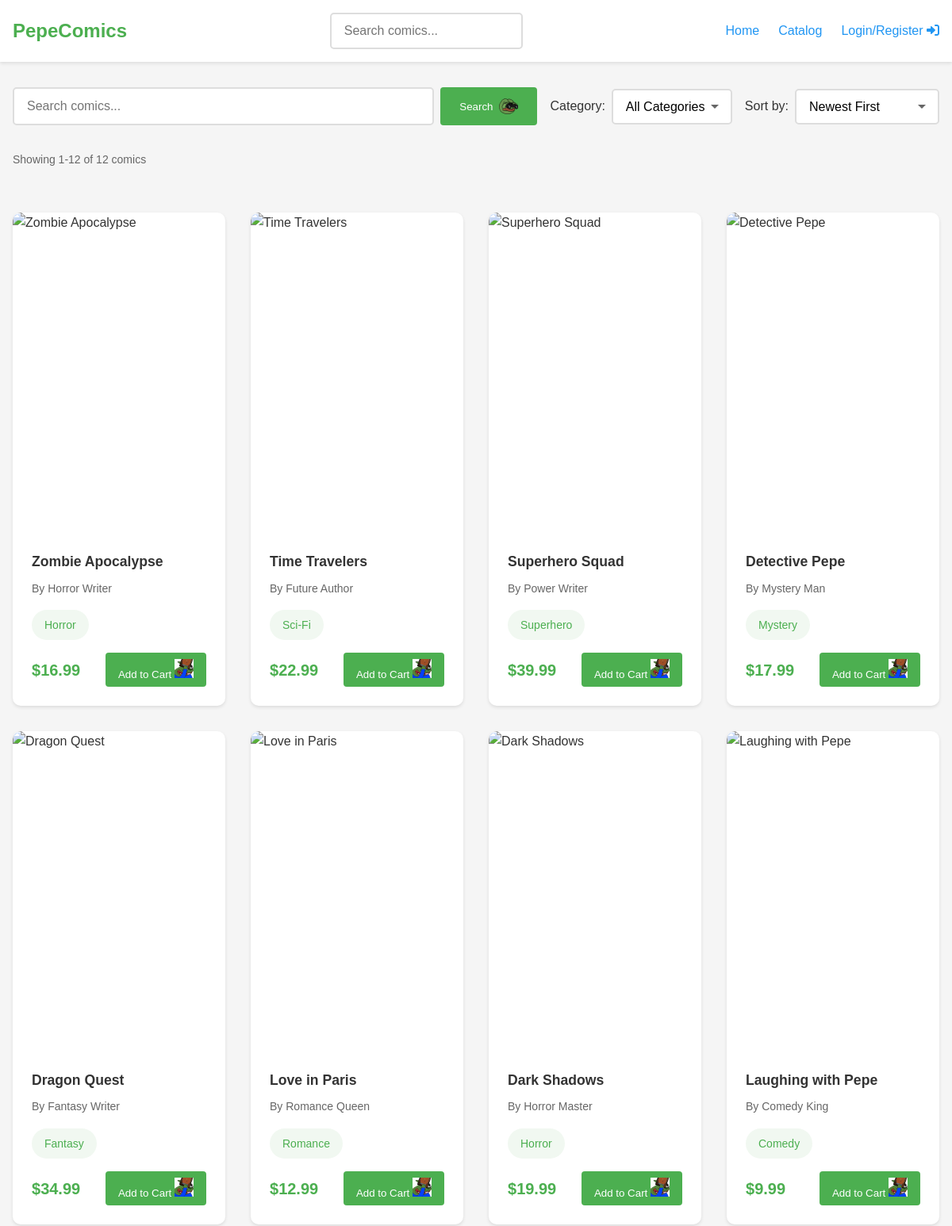
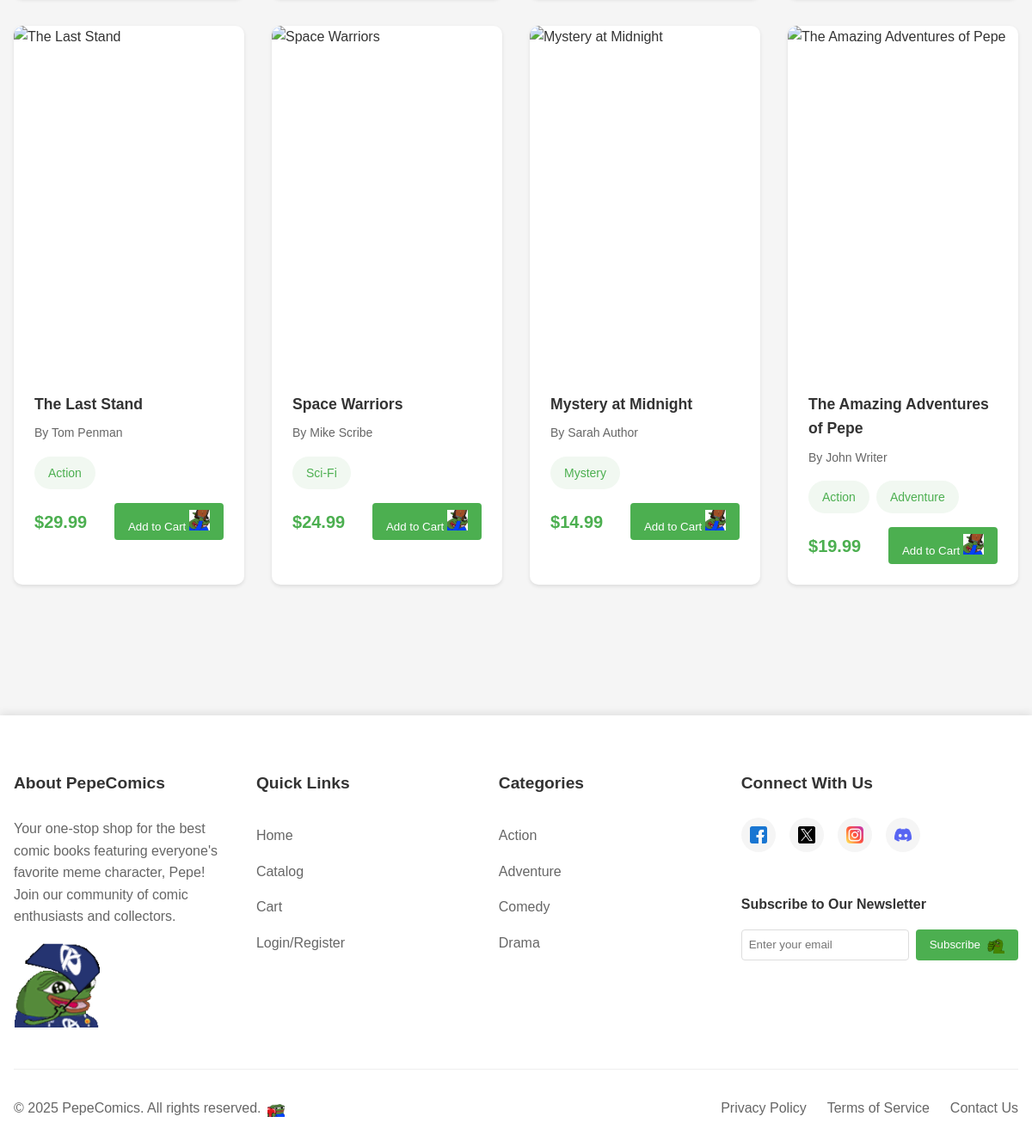
Page /php/views/catalog.php on the committed database (2 pictures, top to bottom).
### tables this page shows
CREATE TABLE comics (
    comic_id INT AUTO_INCREMENT PRIMARY KEY,
    title VARCHAR(150) NOT NULL,
    author VARCHAR(100),
    publisher VARCHAR(100),
    price DECIMAL(10,2) NOT NULL,
    stock INT DEFAULT 0 NOT NULL,
    description TEXT,
    image_data MEDIUMBLOB,
    image_type VARCHAR(50),
    image_name VARCHAR(255)
);

### php/helpers.php (called while the page is built, shortened)
<?php
function sanitizeInput($data) {
    return htmlspecialchars(stripslashes(trim($data)));
}

### php/models/Comic.php (called while the page is built, shortened)
<?php
class Comic {
    private $pdo;
    public function __construct($pdo) {
        $this->pdo = $pdo;
    }
    public function getComicsCount($filters = []) {
        $sql = 'SELECT COUNT(DISTINCT c.comic_id) as count
                FROM comics c
                LEFT JOIN comic_categories cc ON c.comic_id = cc.comic_id
                LEFT JOIN categories cat ON cc.category_id = cat.category_id';
        $params = [];
        try {
            $stmt = $this->pdo->prepare($sql);
            $stmt->execute($params);
            $result = $stmt->fetch(PDO::FETCH_ASSOC);
            return $result ? (int)$result['count'] : 0;
        } catch (PDOException $e) {
            error_log('Error in getComicsCount: ' . $e->getMessage());
            return 0;
        }
    }
    public function getFilteredComics($filters = [], $sort = 'newest', $limit = null, $offset = 0) {
        $sql = 'SELECT DISTINCT c.*, GROUP_CONCAT(DISTINCT cat.name) as categories,
                       COALESCE(c.image_name, "default-comic.jpg") as image
                FROM comics c
                LEFT JOIN comic_categories cc ON c.comic_id = cc.comic_id
                LEFT JOIN categories cat ON cc.category_id = cat.category_id';
        $params = [];
        $sql .= ' GROUP BY c.comic_id, c.title, c.author, c.publisher, c.price, c.stock, c.image_name';
        switch ($sort) {
            case 'newest':
            default:
                $sql .= ' ORDER BY c.comic_id DESC';
                break;
        }
        if ($limit !== null) {
            $sql .= ' LIMIT ? OFFSET ?';
            $params[] = (int)$limit;
            $params[] = (int)$offset;
        }
        try {
            $stmt = $this->pdo->prepare($sql);
            $stmt->execute($params);
            $results = $stmt->fetchAll(PDO::FETCH_ASSOC);
            return $results;
        } catch (PDOException $e) {
            error_log('Error in getFilteredComics: ' . $e->getMessage());
            return [];
        }
    }
}

### php/views/catalog.php (the view, shortened to what this page needs)
<?php
require_once '../db.php';
require_once '../helpers.php';
require_once '../models/Comic.php';
$comicModel = new Comic($pdo);
$search = sanitizeInput($_GET['search'] ?? '');
$sort = sanitizeInput($_GET['sort'] ?? 'newest');
$page = max(1, intval($_GET['page'] ?? 1));
$perPage = 12;
$filters = [];
$totalComics = $comicModel->getComicsCount($filters);
$offset = ($page - 1) * $perPage;
$comics = $comicModel->getFilteredComics($filters, $sort, $perPage, $offset);
require_once 'header.php';
?>
<main class="catalog">
    <section class="catalog-filters">
        <form id="filter-form" class="filters-form" method="GET">
            <div class="search-group">
                <input type="text" name="search" value="<?= htmlspecialchars($search) ?>"
                       placeholder="Search comics..." class="search-input">
                <button type="submit" class="btn btn--primary search-btn">
                    Search
                    <img src="/pepecomics/images/animations/pepe-search.gif" alt="Search" class="btn__icon">
                </button>
            </div>
            <div class="filter-group">
                <label for="category" class="filter-label">Category:</label>
                <select name="category" id="category" class="filter-select">
                    <option value="">All Categories</option>
                </select>
            </div>
            <div class="filter-group">
                <label for="sort" class="filter-label">Sort by:</label>
                <select name="sort" id="sort" class="filter-select">
                    <option value="newest" <?= $sort === 'newest' ? 'selected' : '' ?>>
                        Newest First
                    </option>
                </select>
            </div>
        </form>
    </section>
    <section class="catalog-results">
        <?php if (empty($comics)): ?>
            <div class="no-results">
                <img src="/pepecomics/images/animations/pepe-sad.gif" alt="No Results" class="no-results__image">
                <h2>No Comics Found</h2>
                <p>Try adjusting your filters or search terms.</p>
            </div>
        <?php else: ?>
            <div class="results-header">
                <p class="results-count">
                    Showing <?= ($offset + 1) ?>-<?= min($offset + $perPage, $totalComics) ?>
                    of <?= $totalComics ?> comics
                </p>
            </div>
            <div class="comics-grid">
                <?php foreach ($comics as $comic): ?>
                    <div class="comic-card" data-category="<?= htmlspecialchars($comic['categories'] ?? '') ?>">
                        <div class="comic-card__image">
                        </div>
                        <div class="comic-card__content">
                            <h3 class="comic-card__title">
                                <?= htmlspecialchars($comic['title']) ?>
                            </h3>
                            <p class="comic-card__author">
                                By <?= htmlspecialchars($comic['author']) ?>
                            </p>
                            <?php if (!empty($comic['categories'])): ?>
                                <div class="comic-card__categories">
                                    <?php foreach (explode(',', $comic['categories']) as $cat): ?>
                                        <span class="category-tag">
                                            <?= htmlspecialchars(trim($cat)) ?>
                                        </span>
                                    <?php endforeach; ?>
                                </div>
                            <?php endif; ?>
                            <div class="comic-card__footer">
                                <span class="comic-card__price">
                                    $<?= number_format($comic['price'], 2) ?>
                                </span>
                                <?php if ($comic['stock'] > 0): ?>
                                    <button class="btn btn--primary add-to-cart"
                                            data-comic-id="<?= $comic['comic_id'] ?>">
                                        Add to Cart
                                        <img src="/pepecomics/images/animations/pepe-cart.gif" alt="Add to Cart" class="btn__icon">
                                    </button>
                                <?php else: ?>
                                    <button class="btn btn--disabled" disabled>
                                        Out of Stock
                                    </button>
                                <?php endif; ?>
                            </div>
                        </div>
                    </div>
                <?php endforeach; ?>
            </div>
        <?php endif; ?>
    </section>
</main>
<?php require_once 'footer.php'; ?>

### css/main.css (style rules this page uses)
* { margin: 0; padding: 0; box-sizing: border-box; }
:root { --primary-color: #4CAF50; --secondary-color: #2196F3; --accent-color: #FF9800; --text-color: #333; --light-gray: #f5f5f5; --dark-gray: #666; --error-color: #f44336; --success-color: #4CAF50; --border-radius: 4px; --box-shadow: 0 2px 4px rgba(0, 0, 0, 0.1); }
body { font-family: 'Arial', sans-serif; line-height: 1.6; color: var(--text-color); background-color: var(--light-gray); }
h1, h2, h3, h4, h5, h6 { margin-bottom: 1rem; color: var(--text-color); }
.btn { display: inline-block; padding: 0.5rem 1rem; border: none; border-radius: var(--border-radius); background-color: var(--primary-color); color: #fff; cursor: pointer; transition: background-color 0.3s ease; }
.comics-grid { display: grid; grid-template-columns: repeat(auto-fill, minmax(200px, 1fr)); gap: 1.5rem; padding: 1.5rem 0; }
.comic-card { background: #fff; border-radius: var(--border-radius); box-shadow: var(--box-shadow); overflow: hidden; transition: transform 0.3s ease; }
.comic-card__image { width: 100%; height: 250px; object-fit: cover; }
.comic-card__content { padding: 1rem; }
.comic-card__title { font-size: 1.1rem; margin-bottom: 0.5rem; }
.comic-card__price { color: var(--primary-color); font-weight: bold; font-size: 1.2rem; }

### css/components/auth.css (style rules this page uses)
.btn__icon { width: 24px; height: 24px; }

### css/components/catalog.css (style rules this page uses)
.catalog { padding: 2rem 0; }
.catalog-filters { margin-bottom: 2rem; animation: slideDown 0.5s ease-out; }
.filters-form { display: flex; flex-wrap: wrap; gap: 1rem; margin-bottom: 1rem; }
.search-group { flex: 1; min-width: 300px; display: flex; gap: 0.5rem; }
.search-input { flex: 1; padding: 0.75rem 1rem; border: 2px solid #ddd; border-radius: 5px; font-size: 1rem; transition: border-color 0.3s ease; }
.search-btn { padding: 0.75rem 1.5rem; display: flex; align-items: center; gap: 0.5rem; }
.filter-group { display: flex; align-items: center; gap: 0.5rem; }
.filter-label { font-weight: 500; color: #333; }
.filter-select { padding: 0.75rem 2rem 0.75rem 1rem; border: 2px solid #ddd; border-radius: 5px; font-size: 1rem; background-size: 1.5rem; appearance: none; cursor: pointer; transition: border-color 0.3s ease; }
.catalog-results { animation: fadeIn 0.5s ease-out; }
.results-header { display: flex; justify-content: space-between; align-items: center; margin-bottom: 2rem; }
.results-count { font-size: 0.875rem; color: #666; }
.comics-grid { display: grid; grid-template-columns: repeat(auto-fill, minmax(250px, 1fr)); gap: 2rem; margin-bottom: 2rem; }
.comic-card { background: #fff; border-radius: 10px; box-shadow: 0 2px 4px rgba(0, 0, 0, 0.1); transition: transform 0.3s ease, box-shadow 0.3s ease; animation: fadeIn 0.5s ease-out backwards; }
.comic-card__image { position: relative; padding-top: 150%; border-radius: 10px 10px 0 0; overflow: hidden; }
.comic-card__content { padding: 1.5rem; }
.comic-card__title { font-size: 1.1rem; font-weight: 600; color: #333; margin-bottom: 0.5rem; }
.comic-card__author { font-size: 0.875rem; color: #666; margin-bottom: 1rem; }
.comic-card__categories { display: flex; flex-wrap: wrap; gap: 0.5rem; margin-bottom: 1rem; }
.category-tag { padding: 0.25rem 0.75rem; background: #f5f5f5; border-radius: 15px; font-size: 0.75rem; color: #666; }
.comic-card__footer { display: flex; align-items: center; justify-content: space-between; }
.comic-card__price { font-size: 1.25rem; font-weight: 600; color: #4CAF50; }

### css/components/home.css (style rules this page uses)
.comics-grid { display: grid; grid-template-columns: repeat(auto-fill, minmax(250px, 1fr)); gap: 2rem; }

### css/components/product.css (style rules this page uses)
.category-tag { padding: 0.5rem 1rem; background: #f1f8f1; color: #4CAF50; border-radius: 20px; text-decoration: none; font-size: 0.875rem; transition: background-color 0.3s ease; }

### rows in the picture
comics: title "Zombie Apocalypse", author "Horror Writer", cat "Horror", price "16.99"
comics: title "Time Travelers", author "Future Author", cat "Sci-Fi", price "22.99"
comics: title "Superhero Squad", author "Power Writer", cat "Superhero", price "39.99"
comics: title "Detective Pepe", author "Mystery Man", cat "Mystery", price "17.99"
comics: title "Dragon Quest", author "Fantasy Writer", cat "Fantasy", price "34.99"
comics: title "Love in Paris", author "Romance Queen", cat "Romance", price "12.99"
comics: title "Dark Shadows", author "Horror Master", cat "Horror", price "19.99"
comics: title "Laughing with Pepe", author "Comedy King", cat "Comedy", price "9.99"
comics: title "The Last Stand", author "Tom Penman", cat "Action", price "29.99"
comics: title "Space Warriors", author "Mike Scribe", cat "Sci-Fi", price "24.99"
comics: title "Mystery at Midnight", author "Sarah Author", cat "Mystery", price "14.99"
comics: title "The Amazing Adventures of Pepe", author "John Writer", cat "Action", cat "Adventure", price "19.99"

### other values in the picture
$offset + 1 "1"
min($offset + $perPage, $totalComics) "12"
$totalComics "12"
